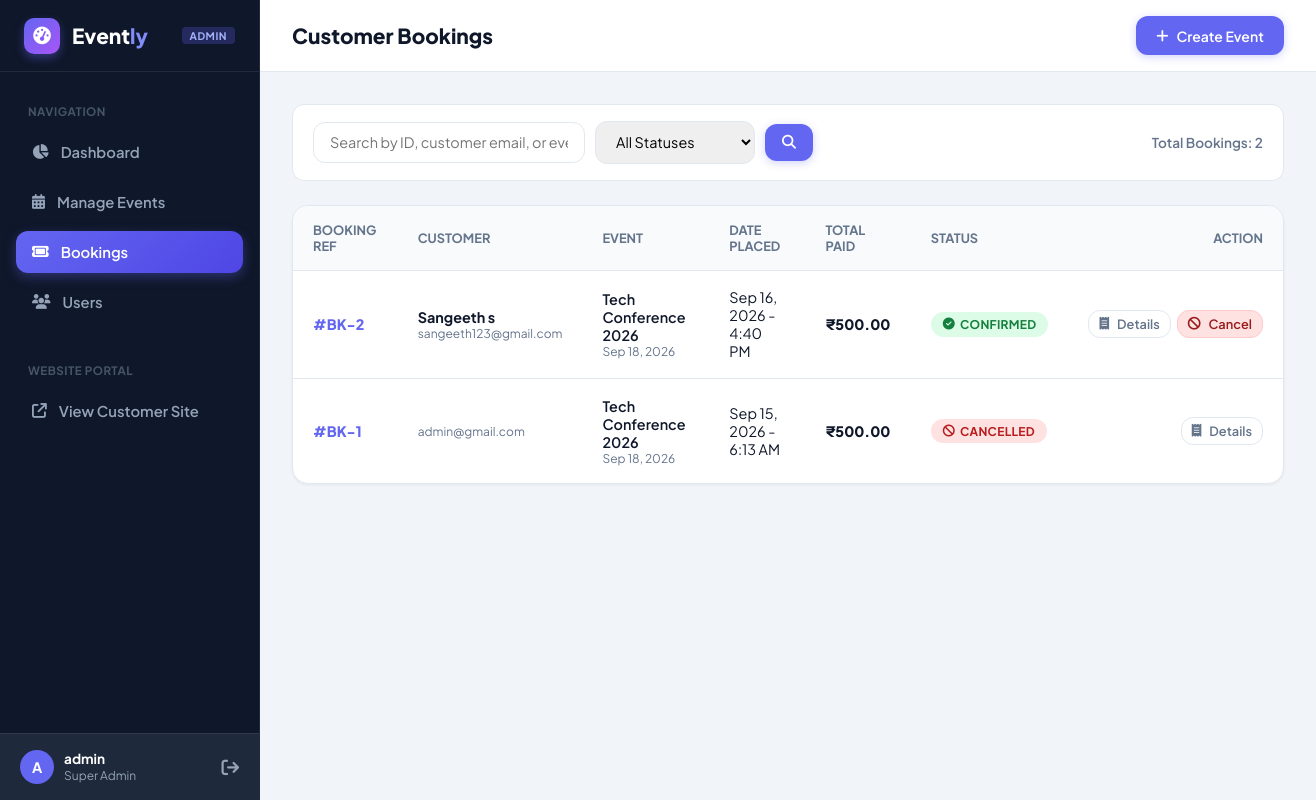
The app's page /adminpanel/bookings/ (signed in) with its own data.
### customer/models.py (models this page shows, shortened)
class Booking(models.Model):
    user = models.ForeignKey(
        User,
        on_delete=models.CASCADE
    )
    event = models.ForeignKey(
        'events.Event',
        on_delete=models.CASCADE
    )
    total_amount = models.DecimalField(
        max_digits=10,
        decimal_places=2
    )
    booking_date = models.DateTimeField(
        auto_now_add=True
    )
    status = models.CharField(
        max_length=20,
        default='Confirmed'
    )

### events/models.py (models this page shows)
class Event(models.Model):
    name = models.CharField(max_length=200)
    description = models.TextField()
    category = models.CharField(max_length=100)
    date = models.DateField()
    time = models.TimeField()
    venue = models.CharField(max_length=200)
    location = models.CharField(max_length=200)
    image = models.ImageField(
        upload_to='event_images/',
        blank=True,
        null=True
    )

### adminpanel/views.py (the view, shortened to what this page needs)
# urls.py: path('bookings/', views.admin_bookings, name='admin_bookings'),
@user_passes_test(lambda u: u.is_authenticated and u.is_staff, login_url='admin_login')
def admin_bookings(request):
    search = request.GET.get('search', '').strip()
    status_filter = request.GET.get('status', '').strip()
    bookings_qs = Booking.objects.select_related('user', 'event').prefetch_related('items__ticket_type').order_by('-booking_date')
    if status_filter:
        bookings_qs = bookings_qs.filter(status__iexact=status_filter)
    return render(
        request,
        'admin_bookings.html',
        {
            'bookings': bookings_qs,
            'search': search,
            'status_filter': status_filter,
        }
    )

### adminpanel/templates/admin_bookings.html (shortened to what this page needs)
{% extends 'admin_base.html' %}
{% block page_title %}Customer Bookings{% endblock %}
{% block content %}
<div class="filter-bar">
    <form method="GET" class="search-form">
        <input type="text" name="search" class="form-control" placeholder="Search by ID, customer email, or event..." value="{{ search }}">
        <select name="status" class="form-control" style="max-width: 160px;">
            <option value="">All Statuses</option>
        </select>
        <button type="submit" class="btn btn-primary" style="padding: 0.65rem 1rem;">
            <i class="fa-solid fa-magnifying-glass"></i>
        </button>
    </form>
    <div style="font-size: 0.85rem; color: var(--text-muted); font-weight: 600;">
        Total Bookings: {{ bookings|length }}
    </div>
</div>
<div class="data-card">
    <table class="data-table">
        <thead>
            <tr>
                <th>Booking Ref</th>
                <th>Customer</th>
                <th>Event</th>
                <th>Date Placed</th>
                <th>Total Paid</th>
                <th>Status</th>
                <th style="text-align: right;">Action</th>
            </tr>
        </thead>
        <tbody>
            {% for booking in bookings %}
            <tr>
                <td style="font-weight: 800; color: var(--primary);">#BK-{{ booking.id }}</td>
                <td>
                    <div style="font-weight: 700;">{{ booking.user.first_name }} {{ booking.user.last_name }}</div>
                    <div style="font-size: 0.75rem; color: var(--text-muted);">{{ booking.user.email }}</div>
                </td>
                <td>
                    <div style="font-weight: 600;">{{ booking.event.name }}</div>
                    <div style="font-size: 0.75rem; color: var(--text-muted);">{{ booking.event.date|date:"M d, Y" }}</div>
                </td>
                <td>{{ booking.booking_date|date:"M d, Y - g:i A" }}</td>
                <td style="font-weight: 800;">₹{{ booking.total_amount }}</td>
                <td>
                    {% if booking.status == 'Confirmed' %}
                        <span class="badge badge-success"><i class="fa-solid fa-circle-check"></i> Confirmed</span>
                    {% else %}
                        <span class="badge badge-danger"><i class="fa-solid fa-ban"></i> Cancelled</span>
                    {% endif %}
                </td>
                <td style="text-align: right;">
                    <div style="display: inline-flex; align-items: center; gap: 6px;">
                        <a href="{% url 'admin_booking_detail' booking.id %}" class="btn btn-outline" style="padding: 5px 10px; font-size: 0.8rem;" title="View Details">
                            <i class="fa-solid fa-receipt"></i> Details
                        </a>
                        {% if booking.status == 'Confirmed' %}
                        <form method="POST" action="{% url 'admin_cancel_booking' booking.id %}" style="display: inline;" onsubmit="return confirm('Cancel Booking #{{ booking.id }} and return tickets to inventory?');">
                            <button type="submit" class="btn btn-danger" style="padding: 5px 10px; font-size: 0.8rem;" title="Cancel Booking">
                                <i class="fa-solid fa-ban"></i> Cancel
                            </button>
                        </form>
                        {% endif %}
                    </div>
                </td>
            </tr>
            {% endfor %}
        </tbody>
    </table>
</div>
{% endblock %}

### adminpanel/templates/admin_base.html (shortened to what this page needs)
<!DOCTYPE html>
<html lang="en">
<head>
    <link rel="stylesheet" href="https://cdnjs.cloudflare.com/ajax/libs/font-awesome/6.5.1/css/all.min.css">
</head>
<body>
    <aside class="admin-sidebar">
        <a href="{% url 'admin_dashboard' %}" class="sidebar-brand">
            <div class="logo-icon"><i class="fa-solid fa-gauge-high"></i></div>
            <span>Event<span style="color: #818cf8;">ly</span></span>
            <span class="badge-admin">Admin</span>
        </a>
        <ul class="sidebar-nav">
            <li class="sidebar-label">Navigation</li>
            <li class="nav-item">
                <a href="{% url 'admin_dashboard' %}" class="{% if request.resolver_match.url_name == 'admin_dashboard' %}active{% endif %}">
                    <i class="fa-solid fa-chart-pie"></i> Dashboard
                </a>
            </li>
            <li class="nav-item">
                <a href="{% url 'admin_events' %}" class="{% if 'event' in request.resolver_match.url_name %}active{% endif %}">
                    <i class="fa-solid fa-calendar-days"></i> Manage Events
                </a>
            </li>
            <li class="nav-item">
                <a href="{% url 'admin_bookings' %}" class="{% if 'booking' in request.resolver_match.url_name %}active{% endif %}">
                    <i class="fa-solid fa-ticket"></i> Bookings
                </a>
            </li>
            <li class="nav-item">
                <a href="{% url 'admin_users' %}" class="{% if 'user' in request.resolver_match.url_name %}active{% endif %}">
                    <i class="fa-solid fa-users"></i> Users
                </a>
            </li>
            <li class="sidebar-label" style="margin-top: 1.5rem;">Website Portal</li>
            <li class="nav-item">
                <a href="{% url 'home' %}" target="_blank">
                    <i class="fa-solid fa-arrow-up-right-from-square"></i> View Customer Site
                </a>
            </li>
        </ul>
        <div class="sidebar-footer">
            <div class="admin-user-info">
                <div class="admin-avatar">{{ request.user.username|make_list|first|upper }}</div>
                <div>
                    <div class="admin-name">{{ request.user.first_name|default:request.user.username }}</div>
                    <div class="admin-role">Super Admin</div>
                </div>
            </div>
            <a href="{% url 'admin_logout' %}" style="color: #94a3b8; text-decoration: none; font-size: 1.1rem;" title="Logout">
                <i class="fa-solid fa-arrow-right-from-bracket"></i>
            </a>
        </div>
    </aside>
    <div class="admin-main">
        <header class="admin-topbar">
            <h1 class="topbar-title">{% block page_title %}Dashboard{% endblock %}</h1>
            <div class="topbar-actions">
                {% block topbar_actions %}
                    <a href="{% url 'admin_add_event' %}" class="btn btn-primary">
                        <i class="fa-solid fa-plus"></i> Create Event
                    </a>
                {% endblock %}
            </div>
        </header>
        <div class="admin-content">
            {% block content %}{% endblock %}
        </div>
    </div>
</body>
</html>

### adminpanel/templates/admin_bookings.html (style rules this page uses)
.filter-bar { background: white; border-radius: var(--radius-md); border: 1px solid var(--border); padding: 1rem 1.25rem; margin-bottom: 1.5rem; display: flex; align-items: center; justify-content: space-between; gap: 1rem; flex-wrap: wrap; }
.search-form { display: flex; align-items: center; gap: 10px; flex: 1; max-width: 500px; }
.form-control { width: 100%; padding: 0.65rem 1rem; border: 1px solid var(--border); border-radius: var(--radius-md); font-size: 0.9rem; outline: none; transition: var(--transition); }

### records on screen
Booking: id "2", user.first_name "Sangeeth", user.last_name "s", user.email "sangeeth123@gmail.com", event.name "Tech Conference 2026", event "Sep 18, 2026", booking_date "Sep 16, 2026 - 4:40 PM", total_amount "500.00", status "Confirmed" (drawn)
Booking: id "1", user.email "admin@gmail.com", event.name "Tech Conference 2026", event "Sep 18, 2026", booking_date "Sep 15, 2026 - 6:13 AM", total_amount "500.00", status "Cancelled" (drawn)

### other values on screen
{{ request.user.username|make_list|first|upper }} "A"
{{ request.user.first_name|default:request.user.username }} "admin"
{{ bookings|length }} "2"
